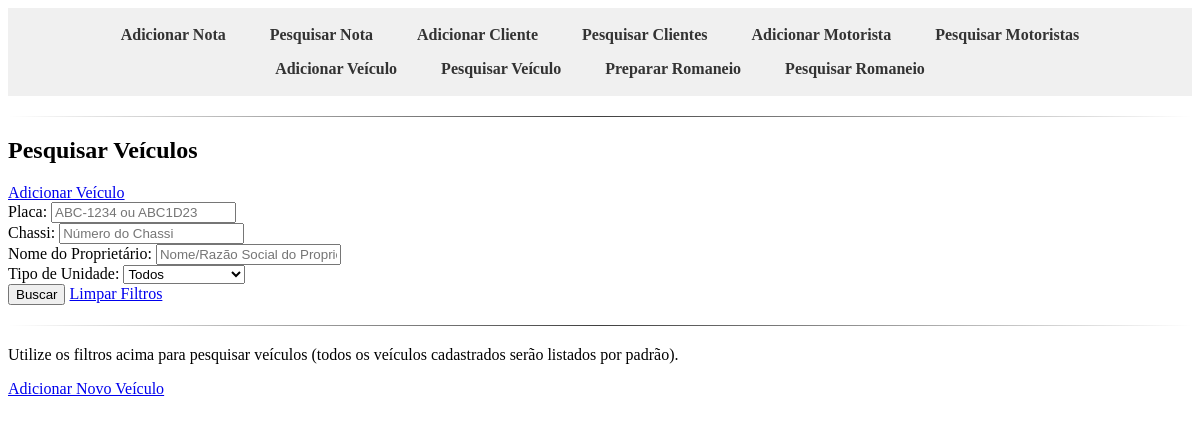
Before: /notas/veiculos/ with the older database file.
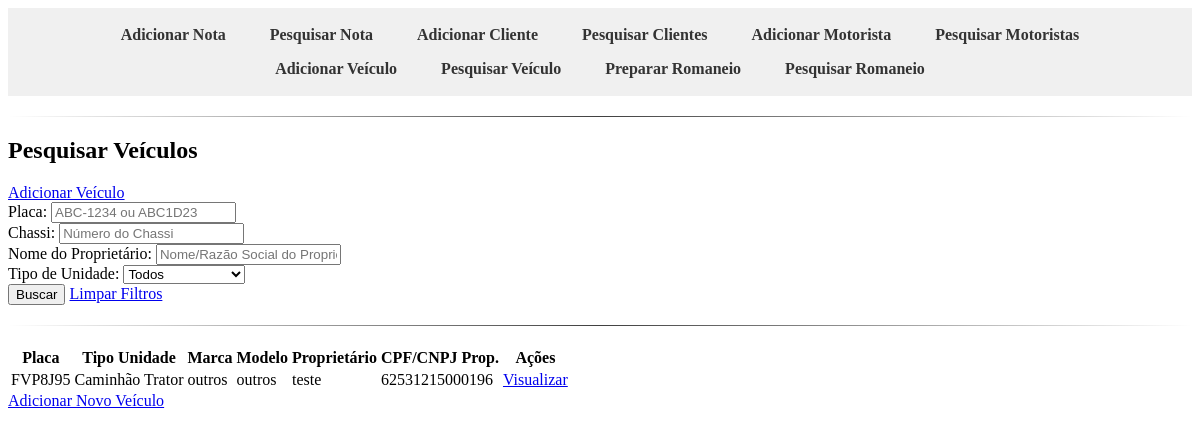
After: the same page with the newer database file.
### notas/models.py (models this page shows, shortened)
class Veiculo(models.Model):
    TIPO_UNIDADE_CHOICES = [
        ('Carro', 'Carro'),
        ('Van', 'Van'),
        ('Truck', 'Caminhão Trator'),
        ('Reboque', 'Reboque'),
        ('Semi-reboque', 'Semi-reboque'),
    ]
    tipo_unidade = models.CharField(
        max_length=50,
        choices=TIPO_UNIDADE_CHOICES,
        default='Truck',
        verbose_name="Tipo da Unidade de Veículo"
    )
    placa = models.CharField(max_length=7, unique=True, verbose_name="Placa") # Max_length ajustado para 7 (Mercosul)
    pais = models.CharField(max_length=50, default='Brasil', verbose_name="País")
    estado = models.CharField(max_length=2, blank=True, null=True, verbose_name="Estado (UF)")
    cidade = models.CharField(max_length=100, blank=True, null=True, verbose_name="Cidade")
    chassi = models.CharField(max_length=17, unique=True, blank=True, null=True, verbose_name="Chassi") # Max_length ajustado para 17
    renavam = models.CharField(max_length=11, unique=True, blank=True, null=True, verbose_name="Renavam")
    rntrc = models.CharField(max_length=12, blank=True, null=True, verbose_name="RNTRC")
    ano_fabricacao = models.IntegerField(blank=True, null=True, verbose_name="Ano de Fabricação")
    marca = models.CharField(max_length=100, blank=True, null=True, verbose_name="Marca")
    modelo = models.CharField(max_length=100, blank=True, null=True, verbose_name="Modelo")
    proprietario_cpf_cnpj = models.CharField(max_length=18, blank=True, null=True, verbose_name="CPF/CNPJ do Proprietário")
    proprietario_nome_razao_social = models.CharField(max_length=255, blank=True, null=True, verbose_name="Nome/Razão Social do Proprietário")
    proprietario_rg_ie = models.CharField(max_length=20, blank=True, null=True, verbose_name="RG/IE do Proprietário")
    proprietario_telefone = models.CharField(max_length=20, blank=True, null=True, verbose_name="Telefone do Proprietário")
    proprietario_endereco = models.CharField(max_length=255, blank=True, null=True, verbose_name="Endereço do Proprietário")
    proprietario_numero = models.CharField(max_length=10, blank=True, null=True, verbose_name="Número do Proprietário")
    proprietario_bairro = models.CharField(max_length=100, blank=True, null=True, verbose_name="Bairro do Proprietário")
    proprietario_cidade = models.CharField(max_length=100, blank=True, null=True, verbose_name="Cidade do Proprietário")
    proprietario_estado = models.CharField(max_length=2, blank=True, null=True, verbose_name="Estado do Proprietário (UF)")
    proprietario_cep = models.CharField(max_length=9, blank=True, null=True, verbose_name="CEP do Proprietário")
    class Meta:
        verbose_name = "Unidade de Veículo"
        verbose_name_plural = "Unidades de Veículos"
        ordering = ['placa']

### notas/views.py (the view)
# urls.py: path('veiculos/', views.listar_veiculos, name='listar_veiculos'),
def listar_veiculos(request):
    search_form = VeiculoSearchForm(request.GET) # <<< USE VeiculoSearchForm AQUI
    veiculos_query = Veiculo.objects.all().order_by('placa') # Começa com todos os veiculos por padrão
    filters_applied = False # Variável para verificar se algum filtro foi realmente aplicado
    if search_form.is_valid():
        placa = search_form.cleaned_data.get('placa')
        chassi = search_form.cleaned_data.get('chassi')
        proprietario_nome = search_form.cleaned_data.get('proprietario_nome')
        tipo_unidade = search_form.cleaned_data.get('tipo_unidade')
        if placa:
            veiculos_query = veiculos_query.filter(placa__icontains=placa)
            filters_applied = True
        if chassi:
            veiculos_query = veiculos_query.filter(chassi__icontains=chassi)
            filters_applied = True
        if proprietario_nome:
            veiculos_query = veiculos_query.filter(proprietario_nome_razao_social__icontains=proprietario_nome)
            filters_applied = True
        if tipo_unidade:
            veiculos_query = veiculos_query.filter(tipo_unidade=tipo_unidade)
            filters_applied = True
    veiculos = veiculos_query.order_by('placa')
    context = {
        'veiculos': veiculos,
        'search_form': search_form,
        'filters_applied': filters_applied,
    }
    return render(request, 'notas/listar_veiculos.html', context)

### notas/forms.py
class VeiculoSearchForm(forms.Form):
    placa = forms.CharField(
        label='Placa',
        required=False,
        max_length=8,
        widget=forms.TextInput(attrs={'class': 'form-control', 'placeholder': 'ABC-1234 ou ABC1D23'})
    )
    chassi = forms.CharField(
        label='Chassi',
        required=False,
        max_length=20,
        widget=forms.TextInput(attrs={'class': 'form-control', 'placeholder': 'Número do Chassi'})
    )
    proprietario_nome = forms.CharField(
        label='Nome do Proprietário',
        required=False,
        max_length=255,
        widget=forms.TextInput(attrs={'class': 'form-control', 'placeholder': 'Nome/Razão Social do Proprietário'})
    )
    tipo_unidade = forms.ChoiceField(
        label='Tipo de Unidade',
        choices=[('', 'Todos')] + Veiculo.TIPO_UNIDADE_CHOICES, # Adiciona 'Todos' como opção inicial
        required=False,
        widget=forms.Select(attrs={'class': 'form-control'})
    )

### notas/templates/notas/listar_veiculos.html (shortened to what this page needs)
{% extends 'base.html' %}
{% block content %}
<div class="container mt-4">
    <div class="d-flex justify-content-between align-items-center mb-4">
        <h2>Pesquisar Veículos</h2>
        <a href="{% url 'notas:adicionar_veiculo' %}" class="btn btn-primary">Adicionar Veículo</a>
    </div>
    <form method="GET" class="mb-4">
        <div class="row">
            <div class="col-md-3">
                {{ search_form.placa.label_tag }}
                {{ search_form.placa }}
            </div>
            <div class="col-md-3">
                {{ search_form.chassi.label_tag }}
                {{ search_form.chassi }}
            </div>
            <div class="col-md-3">
                {{ search_form.proprietario_nome.label_tag }}
                {{ search_form.proprietario_nome }}
            </div>
            <div class="col-md-3">
                {{ search_form.tipo_unidade.label_tag }}
                {{ search_form.tipo_unidade }}
            </div>
        </div>
        <div class="mt-3">
            <button type="submit" class="btn btn-primary me-2">Buscar</button>
            <a href="{% url 'notas:listar_veiculos' %}" class="btn btn-secondary">Limpar Filtros</a>
        </div>
    </form>
    <hr>
    {% if veiculos %}
        <div class="table-responsive">
            <table class="table table-striped table-bordered">
                <thead class="table-dark">
                    <tr>
                        <th>Placa</th>
                        <th>Tipo Unidade</th>
                        <th>Marca</th>
                        <th>Modelo</th>
                        <th>Proprietário</th>
                        <th>CPF/CNPJ Prop.</th>
                        <th>Ações</th>
                    </tr>
                </thead>
                <tbody>
                    {% for veiculo in veiculos %}
                        <tr>
                            <td>{{ veiculo.placa }}</td>
                            <td>{{ veiculo.get_tipo_unidade_display }}</td>
                            <td>{{ veiculo.marca }}</td>
                            <td>{{ veiculo.modelo }}</td>
                            <td>{{ veiculo.proprietario_nome_razao_social }}</td>
                            <td>{{ veiculo.proprietario_cpf_cnpj }}</td>
                            <td>
                                <a href="{% url 'notas:detalhes_veiculo' veiculo.pk %}" class="btn btn-sm btn-info">Visualizar</a>
                            </td>
                        </tr>
                    {% endfor %}
                </tbody>
            </table>
        </div>
    {% else %}
        {% if search_performed %}
            <p class="alert alert-info">Nenhum veículo encontrado com os filtros especificados.</p>
        {% else %}
            <p class="alert alert-info">Utilize os filtros acima para pesquisar veículos (todos os veículos cadastrados serão listados por padrão).</p>
        {% endif %}
    {% endif %}
    <a href="{% url 'notas:adicionar_veiculo' %}" class="btn btn-success mt-3">Adicionar Novo Veículo</a>
</div>
{% endblock %}

### templates/base.html (shortened to what this page needs)
<!DOCTYPE html>
<html lang="pt-br">
<head>
</head>
<body>
    <nav>
        <a href="{% url 'notas:adicionar_nota_fiscal' %}">Adicionar Nota</a>
        <a href="{% url 'notas:listar_notas_fiscais' %}">Pesquisar Nota</a>
        <a href="{% url 'notas:adicionar_cliente' %}">Adicionar Cliente</a>
        <a href="{% url 'notas:listar_clientes' %}">Pesquisar Clientes</a>
        <a href="{% url 'notas:adicionar_motorista' %}">Adicionar Motorista</a>
        <a href="{% url 'notas:listar_motoristas' %}">Pesquisar Motoristas</a>
        <a href="{% url 'notas:adicionar_veiculo' %}">Adicionar Veículo</a>
        <a href="{% url 'notas:listar_veiculos' %}">Pesquisar Veículo</a>
        <a href="{% url 'notas:adicionar_romaneio' %}">Preparar Romaneio</a>
        <a href="{% url 'notas:listar_romaneios' %}">Pesquisar Romaneio</a>
    </nav>
    <hr>
    {% block content %}
    {% endblock %}
</body>
</html>

### templates/base.html (style rules this page uses)
nav { background-color: #f0f0f0; padding: 10px; text-align: center; }
nav a { display: inline-block; padding: 8px 15px; text-decoration: none; color: #333; font-weight: bold; border-radius: 4px; margin: 0 5px; transition: background-color 0.3s ease; }
hr { border: 0; height: 1px; background-image: linear-gradient(to right, rgba(0, 0, 0, 0), rgba(0, 0, 0, 0.75), rgba(0, 0, 0, 0)); margin: 20px 0; }

Changed rows visible on the page:
added Veiculo: placa "FVP8J95", tipo_unidade "Caminhão Trator", marca "outros", modelo "outros", proprietario_nome_razao_social "teste", proprietario_cpf_cnpj "62531215000196"
Other visible differences:
text no longer shown: "Utilize os filtros acima para pesquisar veículos (todos os veículos cadastrados serão listados por padrão)."
text now shown: "Placa Tipo Unidade Marca Modelo Proprietário CPF/CNPJ Prop. Ações"
